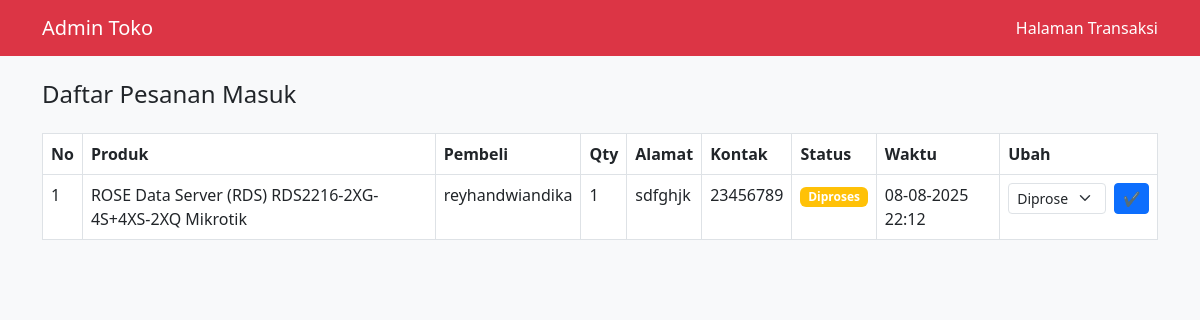
Screenshot of /admin/transaksi.php (signed in) with the database file from the repository.
### tables this page shows
CREATE TABLE `transaksi` (
  `id` int(11) NOT NULL,
  `produk_id` int(11) NOT NULL,
  `nama` varchar(100) DEFAULT NULL,
  `alamat` text DEFAULT NULL,
  `nohp` varchar(20) DEFAULT NULL,
  `qty` int(11) DEFAULT NULL,
  `bukti` varchar(255) DEFAULT NULL,
  `status_pembayaran` enum('Belum Bayar','Sudah Bayar') DEFAULT 'Belum Bayar',
  `status` enum('Menunggu','Diproses','Dikirim','Selesai') DEFAULT 'Menunggu',
  `created_at` datetime DEFAULT current_timestamp()
);

CREATE TABLE `produk` (
  `id` int(11) NOT NULL,
  `nama` varchar(255) NOT NULL,
  `harga` int(11) NOT NULL,
  `stok` int(11) NOT NULL DEFAULT 0,
  `deskripsi` text DEFAULT NULL,
  `foto` varchar(255) DEFAULT NULL,
  `created_at` timestamp NOT NULL DEFAULT current_timestamp()
);

### admin/transaksi.php (the view, shortened to what this page needs)
<?php
include '../config/db.php';
?>
<!DOCTYPE html>
<html lang="id">
<head>
  <link href="https://cdn.jsdelivr.net/npm/bootstrap@5.3.0/dist/css/bootstrap.min.css" rel="stylesheet">
</head>
<body>
<nav class="navbar navbar-expand-lg">
  <div class="container">
    <a class="navbar-brand" href="#">Admin Toko</a>
    <span class="navbar-text ms-auto">Halaman Transaksi</span>
  </div>
</nav>
<div class="container mt-4">
  <h4 class="mb-4">Daftar Pesanan Masuk</h4>
  <div class="table-responsive">
    <table class="table table-bordered table-hover bg-white">
      <thead>
        <tr>
          <th>No</th>
          <th>Produk</th>
          <th>Pembeli</th>
          <th>Qty</th>
          <th>Alamat</th>
          <th>Kontak</th>
          <th>Status</th>
          <th>Waktu</th>
          <th>Ubah</th>
        </tr>
      </thead>
      <tbody>
        <?php
        $no = 1;
        $result = mysqli_query($conn, "SELECT t.*, p.nama AS nama_produk
                                       FROM transaksi t
                                       JOIN produk p ON t.produk_id = p.id
                                       ORDER BY t.created_at DESC");
        while ($row = mysqli_fetch_assoc($result)) {
        ?>
        <tr>
          <td><?= $no++ ?></td>
          <td><?= htmlspecialchars($row['nama_produk']) ?></td>
          <td><?= htmlspecialchars($row['nama']) ?></td>
          <td><?= $row['qty'] ?></td>
          <td><?= htmlspecialchars($row['alamat']) ?></td>
          <td><?= htmlspecialchars($row['nohp']) ?></td>
          <td>
            <span class="badge bg-<?=
              $row['status'] == 'Menunggu' ? 'secondary' :
              ($row['status'] == 'Diproses' ? 'warning' :
              ($row['status'] == 'Dikirim' ? 'info' : 'success')) ?> badge-status">
              <?= $row['status'] ?>
            </span>
          </td>
          <td><?= date('d-m-Y H:i', strtotime($row['created_at'])) ?></td>
          <td>
            <form method="POST" class="d-flex">
              <select name="status" class="form-select form-select-sm me-2">
                <?php
                $statuses = ['Menunggu', 'Diproses', 'Dikirim', 'Selesai'];
                foreach ($statuses as $status) {
                  echo "<option value='$status'" . ($row['status'] == $status ? ' selected' : '') . ">$status</option>";
                }
                ?>
              </select>
              <button type="submit" name="update_status" class="btn btn-sm btn-primary">✔</button>
            </form>
          </td>
        </tr>
        <?php } ?>
      </tbody>
    </table>
  </div>
</div>
</body>
</html>

### admin/transaksi.php (style rules this page uses)
body { background: #f8f9fa; }
.navbar { background-color: #dc3545; }
.navbar-brand, .nav-link, .navbar-text { color: #fff !important; }
.badge-status { font-size: 0.75rem; }
.table thead { background-color: #343a40; color: #fff; }

### rows the page displays
transaksi: produk.nama "ROSE Data Server (RDS) RDS2216-2XG-4S+4XS-2XQ Mikrotik", nama "reyhandwiandika", qty "1", alamat "sdfghjk", nohp "23456789", status "Diproses", created_at "08-08-2025 22:12"
